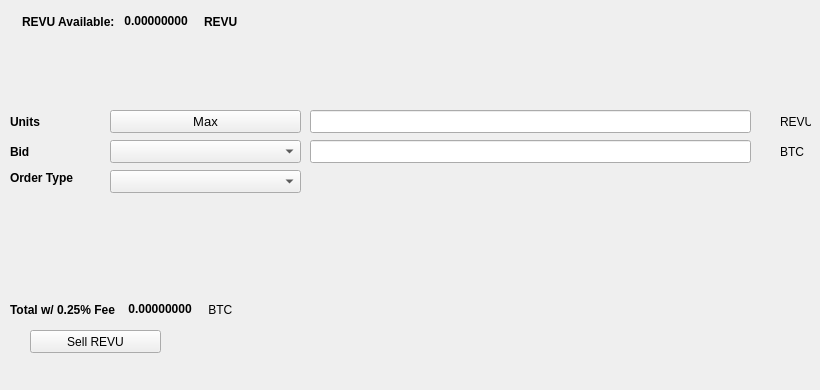
   <widget class="QWidget" name="SellTab">
    <attribute name="title">
     <string>Sell</string>
    </attribute>
    <widget class="QLabel" name="label_16">
     <property name="geometry">
      <rect>
       <x>780</x>
       <y>140</y>
       <width>31</width>
       <height>23</height>
      </rect>
     </property>
     <property name="text">
      <string>BTC</string>
     </property>
    </widget>
    <widget class="QComboBox" name="SellBidcomboBox">
     <property name="geometry">
      <rect>
       <x>110</x>
       <y>140</y>
       <width>191</width>
       <height>23</height>
      </rect>
     </property>
     <property name="font">
      <font>
       <pointsize>10</pointsize>
      </font>
     </property>
    </widget>
    <widget class="QLabel" name="label_18">
     <property name="geometry">
      <rect>
       <x>10</x>
       <y>110</y>
       <width>46</width>
       <height>23</height>
      </rect>
     </property>
     <property name="font">
      <font>
       <weight>75</weight>
       <bold>true</bold>
      </font>
     </property>
     <property name="text">
      <string>Units</string>
     </property>
    </widget>
    <widget class="QPushButton" name="Sell_Max_Amount">
     <property name="geometry">
      <rect>
       <x>110</x>
       <y>110</y>
       <width>191</width>
       <height>23</height>
      </rect>
     </property>
     <property name="font">
      <font>
       <pointsize>10</pointsize>
      </font>
     </property>
     <property name="text">
      <string>Max</string>
     </property>
    </widget>
    <widget class="QLabel" name="label_20">
     <property name="geometry">
      <rect>
       <x>10</x>
       <y>170</y>
       <width>91</width>
       <height>16</height>
      </rect>
     </property>
     <property name="font">
      <font>
       <weight>75</weight>
       <bold>true</bold>
      </font>
     </property>
     <property name="text">
      <string>Order Type</string>
     </property>
    </widget>
    <widget class="QComboBox" name="SellOrdertypeCombo">
     <property name="geometry">
      <rect>
       <x>110</x>
       <y>170</y>
       <width>191</width>
       <height>23</height>
      </rect>
     </property>
     <property name="font">
      <font>
       <pointsize>10</pointsize>
      </font>
     </property>
    </widget>
    <widget class="QLabel" name="label_21">
     <property name="geometry">
      <rect>
       <x>10</x>
       <y>140</y>
       <width>46</width>
       <height>23</height>
      </rect>
     </property>
     <property name="font">
      <font>
       <weight>75</weight>
       <bold>true</bold>
      </font>
     </property>
     <property name="text">
      <string>Bid</string>
     </property>
    </widget>
    <widget class="QLabel" name="label_22">
     <property name="geometry">
      <rect>
       <x>780</x>
       <y>110</y>
       <width>31</width>
       <height>23</height>
      </rect>
     </property>
     <property name="text">
      <string>REVU</string>
     </property>
    </widget>
    <widget class="QLineEdit" name="UnitsInputREVU">
     <property name="geometry">
      <rect>
       <x>310</x>
       <y>110</y>
       <width>441</width>
       <height>23</height>
      </rect>
     </property>
     <property name="font">
      <font>
       <pointsize>9</pointsize>
       <weight>75</weight>
       <bold>true</bold>
      </font>
     </property>
    </widget>
    <widget class="QLineEdit" name="SellBidPriceEdit">
     <property name="geometry">
      <rect>
       <x>310</x>
       <y>140</y>
       <width>441</width>
       <height>23</height>
      </rect>
     </property>
     <property name="font">
      <font>
       <pointsize>9</pointsize>
       <weight>75</weight>
       <bold>true</bold>
      </font>
     </property>
    </widget>
    <widget class="QPushButton" name="SellREVUBTN">
     <property name="geometry">
      <rect>
       <x>30</x>
       <y>330</y>
       <width>131</width>
       <height>23</height>
      </rect>
     </property>
     <property name="text">
      <string>Sell REVU</string>
     </property>
     <property name="icon">
      <iconset resource="../revu">
       <normaloff>:/icons/bitcoin</normaloff>:/icons/bitcoin</iconset>
     </property>
    </widget>
    <widget class="QWidget" name="layoutWidget3">
     <property name="geometry">
      <rect>
       <x>22</x>
       <y>12</y>
       <width>258</width>
       <height>19</height>
      </rect>
     </property>
     <layout class="QHBoxLayout" name="horizontalLayout">
      <item>
       <widget class="QLabel" name="label232_2">
        <property name="font">
         <font>
          <weight>75</weight>
          <bold>true</bold>
         </font>
        </property>
        <property name="text">
         <string>REVU Available:</string>
        </property>
       </widget>
      </item>
      <item>
       <widget class="QLabel" name="REVUAvailableLabel">
        <property name="palette">
         <palette>
          <active>
           <colorrole role="WindowText">
            <brush brushstyle="SolidPattern">
             <color alpha="255">
              <red>0</red>
              <green>0</green>
              <blue>0</blue>
             </color>
            </brush>
           </colorrole>
           <colorrole role="Button">
            <brush brushstyle="SolidPattern">
             <color alpha="255">
              <red>0</red>
              <green>170</green>
              <blue>0</blue>
             </color>
            </brush>
           </colorrole>
           <colorrole role="Light">
            <brush brushstyle="SolidPattern">
             <color alpha="255">
              <red>0</red>
              <green>255</green>
              <blue>0</blue>
             </color>
            </brush>
           </colorrole>
           <colorrole role="Midlight">
            <brush brushstyle="SolidPattern">
             <color alpha="255">
              <red>0</red>
              <green>212</green>
              <blue>0</blue>
             </color>
            </brush>
           </colorrole>
           <colorrole role="Dark">
            <brush brushstyle="SolidPattern">
             <color alpha="255">
              <red>0</red>
              <green>85</green>
              <blue>0</blue>
             </color>
            </brush>
           </colorrole>
           <colorrole role="Mid">
            <brush brushstyle="SolidPattern">
             <color alpha="255">
              <red>0</red>
              <green>113</green>
              <blue>0</blue>
             </color>
            </brush>
           </colorrole>
           <colorrole role="Text">
            <brush brushstyle="SolidPattern">
             <color alpha="255">
              <red>0</red>
              <green>170</green>
              <blue>0</blue>
             </color>
            </brush>
           </colorrole>
           <colorrole role="BrightText">
            <brush brushstyle="SolidPattern">
             <color alpha="255">
              <red>255</red>
              <green>255</green>
              <blue>255</blue>
             </color>
            </brush>
           </colorrole>
           <colorrole role="ButtonText">
            <brush brushstyle="SolidPattern">
             <color alpha="255">
              <red>0</red>
              <green>0</green>
              <blue>0</blue>
             </color>
            </brush>
           </colorrole>
           <colorrole role="Base">
            <brush brushstyle="SolidPattern">
             <color alpha="255">
              <red>255</red>
              <green>255</green>
              <blue>255</blue>
             </color>
            </brush>
           </colorrole>
           <colorrole role="Window">
            <brush brushstyle="SolidPattern">
             <color alpha="255">
              <red>0</red>
              <green>170</green>
              <blue>0</blue>
             </color>
            </brush>
           </colorrole>
           <colorrole role="Shadow">
            <brush brushstyle="SolidPattern">
             <color alpha="255">
              <red>0</red>
              <green>0</green>
              <blue>0</blue>
             </color>
            </brush>
           </colorrole>
           <colorrole role="AlternateBase">
            <brush brushstyle="SolidPattern">
             <color alpha="255">
              <red>127</red>
              <green>212</green>
              <blue>127</blue>
             </color>
            </brush>
           </colorrole>
           <colorrole role="ToolTipBase">
            <brush brushstyle="SolidPattern">
             <color alpha="255">
              <red>255</red>
              <green>255</green>
              <blue>220</blue>
             </color>
            </brush>
           </colorrole>
           <colorrole role="ToolTipText">
            <brush brushstyle="SolidPattern">
             <color alpha="255">
              <red>0</red>
              <green>0</green>
              <blue>0</blue>
             </color>
            </brush>
           </colorrole>
          </active>
          <inactive>
           <colorrole role="WindowText">
            <brush brushstyle="SolidPattern">
             <color alpha="255">
              <red>0</red>
              <green>0</green>
              <blue>0</blue>
             </color>
            </brush>
           </colorrole>
           <colorrole role="Button">
            <brush brushstyle="SolidPattern">
             <color alpha="255">
              <red>0</red>
              <green>170</green>
              <blue>0</blue>
             </color>
            </brush>
           </colorrole>
           <colorrole role="Light">
            <brush brushstyle="SolidPattern">
             <color alpha="255">
              <red>0</red>
              <green>255</green>
              <blue>0</blue>
             </color>
            </brush>
           </colorrole>
           <colorrole role="Midlight">
            <brush brushstyle="SolidPattern">
             <color alpha="255">
              <red>0</red>
              <green>212</green>
              <blue>0</blue>
             </color>
            </brush>
           </colorrole>
           <colorrole role="Dark">
            <brush brushstyle="SolidPattern">
             <color alpha="255">
              <red>0</red>
              <green>85</green>
              <blue>0</blue>
             </color>
            </brush>
           </colorrole>
           <colorrole role="Mid">
            <brush brushstyle="SolidPattern">
             <color alpha="255">
              <red>0</red>
              <green>113</green>
              <blue>0</blue>
             </color>
            </brush>
           </colorrole>
           <colorrole role="Text">
            <brush brushstyle="SolidPattern">
             <color alpha="255">
              <red>0</red>
              <green>170</green>
              <blue>0</blue>
             </color>
            </brush>
           </colorrole>
           <colorrole role="BrightText">
            <brush brushstyle="SolidPattern">
             <color alpha="255">
              <red>255</red>
              <green>255</green>
              <blue>255</blue>
             </color>
            </brush>
           </colorrole>
           <colorrole role="ButtonText">
            <brush brushstyle="SolidPattern">
             <color alpha="255">
              <red>0</red>
              <green>0</green>
              <blue>0</blue>
             </color>
            </brush>
           </colorrole>
           <colorrole role="Base">
            <brush brushstyle="SolidPattern">
             <color alpha="255">
              <red>255</red>
              <green>255</green>
              <blue>255</blue>
             </color>
            </brush>
           </colorrole>
           <colorrole role="Window">
            <brush brushstyle="SolidPattern">
             <color alpha="255">
              <red>0</red>
              <green>170</green>
              <blue>0</blue>
             </color>
            </brush>
           </colorrole>
           <colorrole role="Shadow">
            <brush brushstyle="SolidPattern">
             <color alpha="255">
              <red>0</red>
              <green>0</green>
              <blue>0</blue>
             </color>
            </brush>
           </colorrole>
           <colorrole role="AlternateBase">
            <brush brushstyle="SolidPattern">
             <color alpha="255">
              <red>127</red>
              <green>212</green>
              <blue>127</blue>
             </color>
            </brush>
           </colorrole>
           <colorrole role="ToolTipBase">
            <brush brushstyle="SolidPattern">
             <color alpha="255">
              <red>255</red>
              <green>255</green>
              <blue>220</blue>
             </color>
            </brush>
           </colorrole>
           <colorrole role="ToolTipText">
            <brush brushstyle="SolidPattern">
             <color alpha="255">
              <red>0</red>
              <green>0</green>
              <blue>0</blue>
             </color>
            </brush>
           </colorrole>
          </inactive>
          <disabled>
           <colorrole role="WindowText">
            <brush brushstyle="SolidPattern">
             <color alpha="255">
              <red>0</red>
              <green>85</green>
              <blue>0</blue>
             </color>
            </brush>
           </colorrole>
           <colorrole role="Button">
            <brush brushstyle="SolidPattern">
             <color alpha="255">
              <red>0</red>
              <green>170</green>
              <blue>0</blue>
             </color>
            </brush>
           </colorrole>
           <colorrole role="Light">
            <brush brushstyle="SolidPattern">
             <color alpha="255">
              <red>0</red>
              <green>255</green>
              <blue>0</blue>
             </color>
            </brush>
           </colorrole>
           <colorrole role="Midlight">
            <brush brushstyle="SolidPattern">
             <color alpha="255">
              <red>0</red>
              <green>212</green>
              <blue>0</blue>
             </color>
            </brush>
           </colorrole>
           <colorrole role="Dark">
            <brush brushstyle="SolidPattern">
             <color alpha="255">
              <red>0</red>
              <green>85</green>
              <blue>0</blue>
             </color>
            </brush>
           </colorrole>
           <colorrole role="Mid">
            <brush brushstyle="SolidPattern">
             <color alpha="255">
              <red>0</red>
              <green>113</green>
              <blue>0</blue>
             </color>
            </brush>
           </colorrole>
           <colorrole role="Text">
            <brush brushstyle="SolidPattern">
             <color alpha="255">
              <red>0</red>
              <green>85</green>
              <blue>0</blue>
             </color>
            </brush>
           </colorrole>
           <colorrole role="BrightText">
            <brush brushstyle="SolidPattern">
             <color alpha="255">
              <red>255</red>
              <green>255</green>
              <blue>255</blue>
             </color>
            </brush>
           </colorrole>
           <colorrole role="ButtonText">
            <brush brushstyle="SolidPattern">
             <color alpha="255">
              <red>0</red>
              <green>85</green>
              <blue>0</blue>
             </color>
            </brush>
           </colorrole>
           <colorrole role="Base">
            <brush brushstyle="SolidPattern">
             <color alpha="255">
              <red>0</red>
              <green>170</green>
              <blue>0</blue>
             </color>
            </brush>
           </colorrole>
           <colorrole role="Window">
            <brush brushstyle="SolidPattern">
             <color alpha="255">
              <red>0</red>
              <green>170</green>
              <blue>0</blue>
             </color>
            </brush>
           </colorrole>
           <colorrole role="Shadow">
            <brush brushstyle="SolidPattern">
             <color alpha="255">
              <red>0</red>
              <green>0</green>
              <blue>0</blue>
             </color>
            </brush>
           </colorrole>
           <colorrole role="AlternateBase">
            <brush brushstyle="SolidPattern">
             <color alpha="255">
              <red>0</red>
              <green>170</green>
              <blue>0</blue>
             </color>
            </brush>
           </colorrole>
           <colorrole role="ToolTipBase">
            <brush brushstyle="SolidPattern">
             <color alpha="255">
              <red>255</red>
              <green>255</green>
              <blue>220</blue>
             </color>
            </brush>
           </colorrole>
           <colorrole role="ToolTipText">
            <brush brushstyle="SolidPattern">
             <color alpha="255">
              <red>0</red>
              <green>0</green>
              <blue>0</blue>
             </color>
            </brush>
           </colorrole>
          </disabled>
         </palette>
        </property>
        <property name="font">
         <font>
          <weight>75</weight>
          <bold>true</bold>
         </font>
        </property>
        <property name="text">
         <string> 0.00000000 </string>
        </property>
        <property name="textInteractionFlags">
         <set>Qt::LinksAccessibleByMouse|Qt::TextSelectableByKeyboard|Qt::TextSelectableByMouse</set>
        </property>
       </widget>
      </item>
      <item>
       <widget class="QLabel" name="labelREVU">
        <property name="font">
         <font>
          <weight>75</weight>
          <bold>true</bold>
         </font>
        </property>
        <property name="text">
         <string>REVU</string>
        </property>
       </widget>
      </item>
     </layout>
    </widget>
    <widget class="QWidget" name="layoutWidget">
     <property name="geometry">
      <rect>
       <x>10</x>
       <y>300</y>
       <width>268</width>
       <height>19</height>
      </rect>
     </property>
     <layout class="QHBoxLayout" name="horizontalLayout_2">
      <item>
       <widget class="QLabel" name="label_19">
        <property name="font">
         <font>
          <weight>75</weight>
          <bold>true</bold>
         </font>
        </property>
        <property name="text">
         <string>Total w/ 0.25% Fee </string>
        </property>
       </widget>
      </item>
      <item>
       <widget class="QLabel" name="SellCostLabel">
        <property name="palette">
         <palette>
          <active>
           <colorrole role="WindowText">
            <brush brushstyle="SolidPattern">
             <color alpha="255">
              <red>0</red>
              <green>0</green>
              <blue>0</blue>
             </color>
            </brush>
           </colorrole>
           <colorrole role="Button">
            <brush brushstyle="SolidPattern">
             <color alpha="255">
              <red>0</red>
              <green>170</green>
              <blue>0</blue>
             </color>
            </brush>
           </colorrole>
           <colorrole role="Light">
            <brush brushstyle="SolidPattern">
             <color alpha="255">
              <red>0</red>
              <green>255</green>
              <blue>0</blue>
             </color>
            </brush>
           </colorrole>
           <colorrole role="Midlight">
            <brush brushstyle="SolidPattern">
             <color alpha="255">
              <red>0</red>
              <green>212</green>
              <blue>0</blue>
             </color>
            </brush>
           </colorrole>
           <colorrole role="Dark">
            <brush brushstyle="SolidPattern">
             <color alpha="255">
              <red>0</red>
              <green>85</green>
              <blue>0</blue>
             </color>
            </brush>
           </colorrole>
           <colorrole role="Mid">
            <brush brushstyle="SolidPattern">
             <color alpha="255">
              <red>0</red>
              <green>113</green>
              <blue>0</blue>
             </color>
            </brush>
           </colorrole>
           <colorrole role="Text">
            <brush brushstyle="SolidPattern">
             <color alpha="255">
              <red>0</red>
              <green>170</green>
              <blue>0</blue>
             </color>
            </brush>
           </colorrole>
           <colorrole role="BrightText">
            <brush brushstyle="SolidPattern">
             <color alpha="255">
              <red>255</red>
              <green>255</green>
              <blue>255</blue>
             </color>
            </brush>
           </colorrole>
           <colorrole role="ButtonText">
            <brush brushstyle="SolidPattern">
             <color alpha="255">
              <red>0</red>
              <green>0</green>
              <blue>0</blue>
             </color>
            </brush>
           </colorrole>
           <colorrole role="Base">
            <brush brushstyle="SolidPattern">
             <color alpha="255">
              <red>255</red>
              <green>255</green>
              <blue>255</blue>
             </color>
            </brush>
           </colorrole>
           <colorrole role="Window">
            <brush brushstyle="SolidPattern">
             <color alpha="255">
              <red>0</red>
              <green>170</green>
              <blue>0</blue>
             </color>
            </brush>
           </colorrole>
           <colorrole role="Shadow">
            <brush brushstyle="SolidPattern">
             <color alpha="255">
              <red>0</red>
              <green>0</green>
              <blue>0</blue>
             </color>
            </brush>
           </colorrole>
           <colorrole role="AlternateBase">
            <brush brushstyle="SolidPattern">
             <color alpha="255">
              <red>127</red>
              <green>212</green>
              <blue>127</blue>
             </color>
            </brush>
           </colorrole>
           <colorrole role="ToolTipBase">
            <brush brushstyle="SolidPattern">
             <color alpha="255">
              <red>255</red>
              <green>255</green>
              <blue>220</blue>
             </color>
            </brush>
           </colorrole>
           <colorrole role="ToolTipText">
            <brush brushstyle="SolidPattern">
             <color alpha="255">
              <red>0</red>
              <green>0</green>
              <blue>0</blue>
             </color>
            </brush>
           </colorrole>
          </active>
          <inactive>
           <colorrole role="WindowText">
            <brush brushstyle="SolidPattern">
             <color alpha="255">
              <red>0</red>
              <green>0</green>
              <blue>0</blue>
             </color>
            </brush>
           </colorrole>
           <colorrole role="Button">
            <brush brushstyle="SolidPattern">
             <color alpha="255">
              <red>0</red>
              <green>170</green>
              <blue>0</blue>
             </color>
            </brush>
           </colorrole>
           <colorrole role="Light">
            <brush brushstyle="SolidPattern">
             <color alpha="255">
              <red>0</red>
              <green>255</green>
              <blue>0</blue>
             </color>
            </brush>
           </colorrole>
           <colorrole role="Midlight">
            <brush brushstyle="SolidPattern">
             <color alpha="255">
              <red>0</red>
              <green>212</green>
              <blue>0</blue>
             </color>
            </brush>
           </colorrole>
           <colorrole role="Dark">
            <brush brushstyle="SolidPattern">
             <color alpha="255">
              <red>0</red>
              <green>85</green>
              <blue>0</blue>
             </color>
            </brush>
           </colorrole>
           <colorrole role="Mid">
            <brush brushstyle="SolidPattern">
             <color alpha="255">
              <red>0</red>
              <green>113</green>
              <blue>0</blue>
             </color>
            </brush>
           </colorrole>
           <colorrole role="Text">
            <brush brushstyle="SolidPattern">
             <color alpha="255">
              <red>0</red>
              <green>170</green>
              <blue>0</blue>
             </color>
            </brush>
           </colorrole>
           <colorrole role="BrightText">
            <brush brushstyle="SolidPattern">
             <color alpha="255">
              <red>255</red>
              <green>255</green>
              <blue>255</blue>
             </color>
            </brush>
           </colorrole>
           <colorrole role="ButtonText">
            <brush brushstyle="SolidPattern">
             <color alpha="255">
              <red>0</red>
              <green>0</green>
              <blue>0</blue>
             </color>
            </brush>
           </colorrole>
           <colorrole role="Base">
            <brush brushstyle="SolidPattern">
             <color alpha="255">
              <red>255</red>
              <green>255</green>
              <blue>255</blue>
             </color>
            </brush>
           </colorrole>
           <colorrole role="Window">
            <brush brushstyle="SolidPattern">
             <color alpha="255">
              <red>0</red>
              <green>170</green>
              <blue>0</blue>
             </color>
            </brush>
           </colorrole>
           <colorrole role="Shadow">
            <brush brushstyle="SolidPattern">
             <color alpha="255">
              <red>0</red>
              <green>0</green>
              <blue>0</blue>
             </color>
            </brush>
           </colorrole>
           <colorrole role="AlternateBase">
            <brush brushstyle="SolidPattern">
             <color alpha="255">
              <red>127</red>
              <green>212</green>
              <blue>127</blue>
             </color>
            </brush>
           </colorrole>
           <colorrole role="ToolTipBase">
            <brush brushstyle="SolidPattern">
             <color alpha="255">
              <red>255</red>
              <green>255</green>
              <blue>220</blue>
             </color>
            </brush>
           </colorrole>
           <colorrole role="ToolTipText">
            <brush brushstyle="SolidPattern">
             <color alpha="255">
              <red>0</red>
              <green>0</green>
              <blue>0</blue>
             </color>
            </brush>
           </colorrole>
          </inactive>
          <disabled>
           <colorrole role="WindowText">
            <brush brushstyle="SolidPattern">
             <color alpha="255">
              <red>0</red>
              <green>85</green>
              <blue>0</blue>
             </color>
            </brush>
           </colorrole>
           <colorrole role="Button">
            <brush brushstyle="SolidPattern">
             <color alpha="255">
              <red>0</red>
              <green>170</green>
              <blue>0</blue>
             </color>
            </brush>
           </colorrole>
           <colorrole role="Light">
            <brush brushstyle="SolidPattern">
             <color alpha="255">
              <red>0</red>
              <green>255</green>
              <blue>0</blue>
             </color>
            </brush>
           </colorrole>
           <colorrole role="Midlight">
            <brush brushstyle="SolidPattern">
             <color alpha="255">
              <red>0</red>
              <green>212</green>
              <blue>0</blue>
             </color>
            </brush>
           </colorrole>
           <colorrole role="Dark">
            <brush brushstyle="SolidPattern">
             <color alpha="255">
              <red>0</red>
              <green>85</green>
              <blue>0</blue>
             </color>
            </brush>
           </colorrole>
           <colorrole role="Mid">
            <brush brushstyle="SolidPattern">
             <color alpha="255">
              <red>0</red>
              <green>113</green>
              <blue>0</blue>
             </color>
            </brush>
           </colorrole>
           <colorrole role="Text">
            <brush brushstyle="SolidPattern">
             <color alpha="255">
              <red>0</red>
              <green>85</green>
              <blue>0</blue>
             </color>
            </brush>
           </colorrole>
           <colorrole role="BrightText">
            <brush brushstyle="SolidPattern">
             <color alpha="255">
              <red>255</red>
              <green>255</green>
              <blue>255</blue>
             </color>
            </brush>
           </colorrole>
           <colorrole role="ButtonText">
            <brush brushstyle="SolidPattern">
             <color alpha="255">
              <red>0</red>
              <green>85</green>
              <blue>0</blue>
             </color>
            </brush>
           </colorrole>
           <colorrole role="Base">
            <brush brushstyle="SolidPattern">
             <color alpha="255">
              <red>0</red>
              <green>170</green>
              <blue>0</blue>
             </color>
            </brush>
           </colorrole>
           <colorrole role="Window">
            <brush brushstyle="SolidPattern">
             <color alpha="255">
              <red>0</red>
              <green>170</green>
              <blue>0</blue>
             </color>
            </brush>
           </colorrole>
           <colorrole role="Shadow">
            <brush brushstyle="SolidPattern">
             <color alpha="255">
              <red>0</red>
              <green>0</green>
              <blue>0</blue>
             </color>
            </brush>
           </colorrole>
           <colorrole role="AlternateBase">
            <brush brushstyle="SolidPattern">
             <color alpha="255">
              <red>0</red>
              <green>170</green>
              <blue>0</blue>
             </color>
            </brush>
           </colorrole>
           <colorrole role="ToolTipBase">
            <brush brushstyle="SolidPattern">
             <color alpha="255">
              <red>255</red>
              <green>255</green>
              <blue>220</blue>
             </color>
            </brush>
           </colorrole>
           <colorrole role="ToolTipText">
            <brush brushstyle="SolidPattern">
             <color alpha="255">
              <red>0</red>
              <green>0</green>
              <blue>0</blue>
             </color>
            </brush>
           </colorrole>
          </disabled>
         </palette>
        </property>
        <property name="font">
         <font>
          <weight>75</weight>
          <bold>true</bold>
         </font>
        </property>
        <property name="autoFillBackground">
         <bool>false</bool>
        </property>
        <property name="text">
         <string> 0.00000000</string>
        </property>
        <property name="textInteractionFlags">
         <set>Qt::LinksAccessibleByMouse|Qt::TextSelectableByMouse</set>
        </property>
       </widget>
      </item>
      <item>
       <widget class="QLabel" name="label_17">
        <property name="font">
         <font>
          <weight>50</weight>
          <bold>false</bold>
         </font>
        </property>
        <property name="text">
         <string> BTC</string>
        </property>
       </widget>
      </item>
     </layout>
    </widget>
    <widget class="QLabel" name="label_23">
     <property name="geometry">
      <rect>
       <x>460</x>
       <y>300</y>
       <width>281</width>
       <height>81</height>
      </rect>
     </property>
     <property name="text">
      <string/>
     </property>
     <property name="pixmap">
      <pixmap>:/images/bittrex</pixmap>
     </property>
    </widget>
   </widget>
